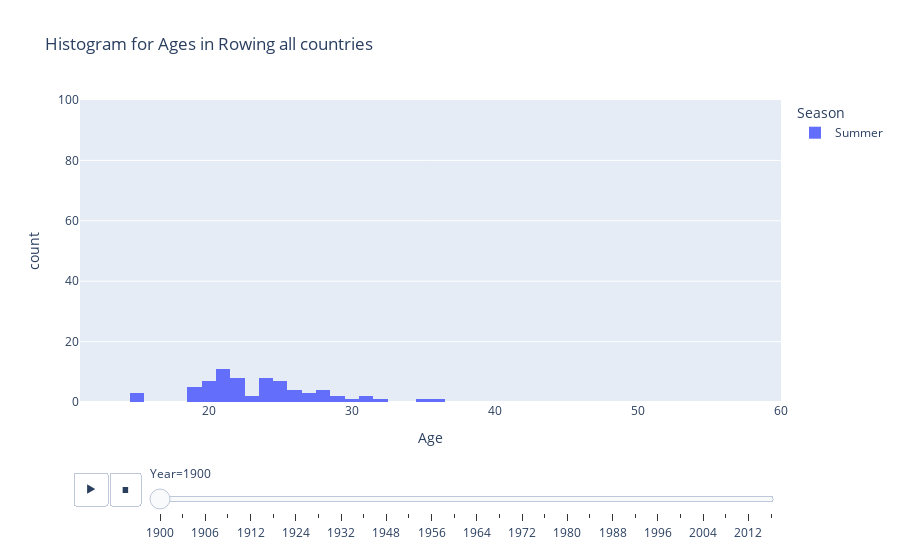

The cell this chart's notebook holds for it:
### Markdown cell above
### Hur har åldrarna inom rodd sett ut genom åren?

### Code cell
rowing_rows = merged[merged['Sport']=='Rowing']
rowing_rows_uniqueID = rowing_rows.drop_duplicates(subset=['ID', 'Year'])
rowing_rows_uniqueID['Year'] = rowing_rows_uniqueID['Year'].astype(int)
rowing_rows_uniqueID.sort_values('Year', inplace=True)

fig = px.histogram(
    rowing_rows_uniqueID, 
    x='Age', 
    nbins=42, 
    title="Histogram for Ages in Rowing all countries",
    animation_frame='Year',
    color='Season',
)
    
fig.update_layout({
    'yaxis': {'range': [0,100]},
    'xaxis': {'range': [11, 60]}
    }
)

fig.show()

#jag borde kanske göra en funktion...

### Figure 1 — Plotly figure (JSON) as saved in the notebook; plotly's stock layout.template omitted (floating-point values rounded to 4 significant figures)
{"data": [{"bingroup": "x", "hovertemplate": "Season=Summer<br>Year=1900<br>Age=%{x}<br>count=%{y}<extra></extra>", "legendgroup": "Summer", "marker": {"color": "#636efa", "pattern": {"shape": ""}}, "name": "Summer", "nbinsx": 42, "orientation": "v", "showlegend": true, "type": "histogram", "x": [25.0, 21.0, NaN, 22.0, 22.0, 19.0, 15.0, 25.0, 15.0, 15.0, 24.0, 21.0, 25.0, 22.0, 24.0, 23.0, 27.0, 24.0, 21.0, 31.0, NaN, 19.0, 21.0, NaN, 24.0, 28.0, 21.0, 20.0, 21.0, NaN, NaN, 28.0, 26.0, 21.0, 27.0, 29.0, NaN, 20.0, 26.0, 19.0, 22.0, NaN, NaN, 22.0, 20.0, 31.0, NaN, 25.0, 28.0, 24.0, NaN, 26.0, 30.0, NaN, NaN, 20.0, 19.0, 21.0, 26.0, NaN, NaN, NaN, 24.0, NaN, NaN, NaN, NaN, NaN, NaN, 36.0, 22.0, 20.0, 29.0, 22.0, 21.0, 20.0, NaN, 21.0, 32.0, NaN, NaN, 25.0, NaN, NaN, NaN, 22.0, 28.0, 25.0, 27.0, NaN, 23.0, NaN, 24.0, 25.0, 24.0, 19.0, 35.0, 21.0, 20.0], "xaxis": "x", "yaxis": "y"}], "layout": {"barmode": "relative", "legend": {"title": {"text": "Season"}, "tracegroupgap": 0}, "sliders": [{"active": 0, "currentvalue": {"prefix": "Year="}, "len": 0.9, "pad": {"b": 10, "t": 60}, "steps": [{"args": [["1900"], {"frame": {"duration": 0, "redraw": true}, "fromcurrent": true, "mode": "immediate", "transition": {"duration": 0, "easing": "linear"}}], "label": "1900", "method": "animate"}, {"args": [["1904"], {"frame": {"duration": 0, "redraw": true}, "fromcurrent": true, "mode": "immediate", "transition": {"duration": 0, "easing": "linear"}}], "label": "1904", "method": "animate"}, {"args": [["1906"], {"frame": {"duration": 0, "redraw": true}, "fromcurrent": true, "mode": "immediate", "transition": {"duration": 0, "easing": "linear"}}], "label": "1906", "method": "animate"}, {"args": [["1908"], {"frame": {"duration": 0, "redraw": true}, "fromcurrent": true, "mode": "immediate", "transition": {"duration": 0, "easing": "linear"}}], "label": "1908", "method": "animate"}, {"args": [["1912"], {"frame": {"duration": 0, "redraw": true}, "fromcurrent": true, "mode": "immediate", "transition": {"duration": 0, "easing": "linear"}}], "label": "1912", "method": "animate"}, {"args": [["1920"], {"frame": {"duration": 0, "redraw": true}, "fromcurrent": true, "mode": "immediate", "transition": {"duration": 0, "easing": "linear"}}], "label": "1920", "method": "animate"}, {"args": [["1924"], {"frame": {"duration": 0, "redraw": true}, "fromcurrent": true, "mode": "immediate", "transition": {"duration": 0, "easing": "linear"}}], "label": "1924", "method": "animate"}, {"args": [["1928"], {"frame": {"duration": 0, "redraw": true}, "fromcurrent": true, "mode": "immediate", "transition": {"duration": 0, "easing": "linear"}}], "label": "1928", "method": "animate"}, {"args": [["1932"], {"frame": {"duration": 0, "redraw": true}, "fromcurrent": true, "mode": "immediate", "transition": {"duration": 0, "easing": "linear"}}], "label": "1932", "method": "animate"}, {"args": [["1936"], {"frame": {"duration": 0, "redraw": true}, "fromcurrent": true, "mode": "immediate", "transition": {"duration": 0, "easing": "linear"}}], "label": "1936", "method": "animate"}, {"args": [["1948"], {"frame": {"duration": 0, "redraw": true}, "fromcurrent": true, "mode": "immediate", "transition": {"duration": 0, "easing": "linear"}}], "label": "1948", "method": "animate"}, {"args": [["1952"], {"frame": {"duration": 0, "redraw": true}, "fromcurrent": true, "mode": "immediate", "transition": {"duration": 0, "easing": "linear"}}], "label": "1952", "method": "animate"}, {"args": [["1956"], {"frame": {"duration": 0, "redraw": true}, "fromcurrent": true, "mode": "immediate", "transition": {"duration": 0, "easing": "linear"}}], "label": "1956", "method": "animate"}, {"args": [["1960"], {"frame": {"duration": 0, "redraw": true}, "fromcurrent": true, "mode": "immediate", "transition": {"duration": 0, "easing": "linear"}}], "label": "1960", "method": "animate"}, {"args": [["1964"], {"frame": {"duration": 0, "redraw": true}, "fromcurrent": true, "mode": "immediate", "transition": {"duration": 0, "easing": "linear"}}], "label": "1964", "method": "animate"}, {"args": [["1968"], {"frame": {"duration": 0, "redraw": true}, "fromcurrent": true, "mode": "immediate", "transition": {"duration": 0, "easing": "linear"}}], "label": "1968", "method": "animate"}, {"args": [["1972"], {"frame": {"duration": 0, "redraw": true}, "fromcurrent": true, "mode": "immediate", "transition": {"duration": 0, "easing": "linear"}}], "label": "1972", "method": "animate"}, {"args": [["1976"], {"frame": {"duration": 0, "redraw": true}, "fromcurrent": true, "mode": "immediate", "transition": {"duration": 0, "easing": "linear"}}], "label": "1976", "method": "animate"}, {"args": [["1980"], {"frame": {"duration": 0, "redraw": true}, "fromcurrent": true, "mode": "immediate", "transition": {"duration": 0, "easing": "linear"}}], "label": "1980", "method": "animate"}, {"args": [["1984"], {"frame": {"duration": 0, "redraw": true}, "fromcurrent": true, "mode": "immediate", "transition": {"duration": 0, "easing": "linear"}}], "label": "1984", "method": "animate"}, {"args": [["1988"], {"frame": {"duration": 0, "redraw": true}, "fromcurrent": true, "mode": "immediate", "transition": {"duration": 0, "easing": "linear"}}], "label": "1988", "method": "animate"}, {"args": [["1992"], {"frame": {"duration": 0, "redraw": true}, "fromcurrent": true, "mode": "immediate", "transition": {"duration": 0, "easing": "linear"}}], "label": "1992", "method": "animate"}, {"args": [["1996"], {"frame": {"duration": 0, "redraw": true}, "fromcurrent": true, "mode": "immediate", "transition": {"duration": 0, "easing": "linear"}}], "label": "1996", "method": "animate"}, {"args": [["2000"], {"frame": {"duration": 0, "redraw": true}, "fromcurrent": true, "mode": "immediate", "transition": {"duration": 0, "easing": "linear"}}], "label": "2000", "method": "animate"}, {"args": [["2004"], {"frame": {"duration": 0, "redraw": true}, "fromcurrent": true, "mode": "immediate", "transition": {"duration": 0, "easing": "linear"}}], "label": "2004", "method": "animate"}, {"args": [["2008"], {"frame": {"duration": 0, "redraw": true}, "fromcurrent": true, "mode": "immediate", "transition": {"duration": 0, "easing": "linear"}}], "label": "2008", "method": "animate"}, {"args": [["2012"], {"frame": {"duration": 0, "redraw": true}, "fromcurrent": true, "mode": "immediate", "transition": {"duration": 0, "easing": "linear"}}], "label": "2012", "method": "animate"}, {"args": [["2016"], {"frame": {"duration": 0, "redraw": true}, "fromcurrent": true, "mode": "immediate", "transition": {"duration": 0, "easing": "linear"}}], "label": "2016", "method": "animate"}], "x": 0.1, "xanchor": "left", "y": 0, "yanchor": "top"}], "title": {"text": "Histogram for Ages in Rowing all countries"}, "updatemenus": [{"buttons": [{"args": [null, {"frame": {"duration": 500, "redraw": true}, "fromcurrent": true, "mode": "immediate", "transition": {"duration": 500, "easing": "linear"}}], "label": "&#9654;", "method": "animate"}, {"args": [[null], {"frame": {"duration": 0, "redraw": true}, "fromcurrent": true, "mode": "immediate", "transition": {"duration": 0, "easing": "linear"}}], "label": "&#9724;", "method": "animate"}], "direction": "left", "pad": {"r": 10, "t": 70}, "showactive": false, "type": "buttons", "x": 0.1, "xanchor": "right", "y": 0, "yanchor": "top"}], "xaxis": {"anchor": "y", "domain": [0, 1], "range": [11, 60], "title": {"text": "Age"}}, "yaxis": {"anchor": "x", "domain": [0, 1], "range": [0, 100], "title": {"text": "count"}}}}
